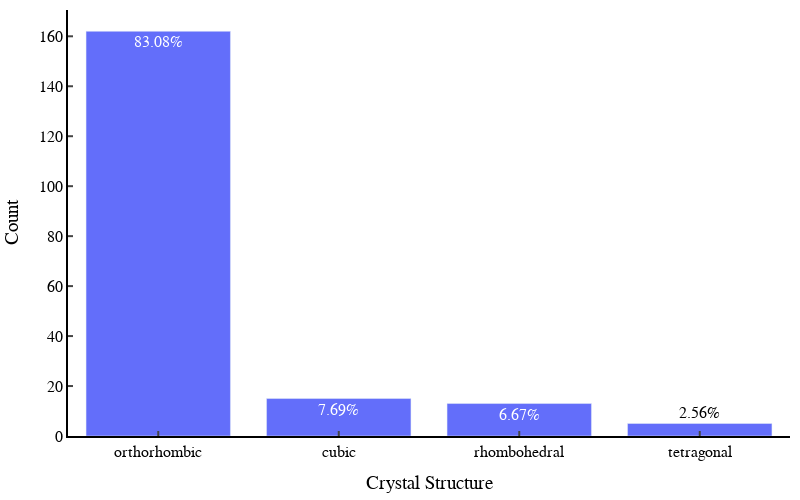

Notebook code for this chart:
### Markdown cell above
False is the amount that has been calculated using DFT calculations where as true is measured

In literature data is small but could be interesting to explore?

### Code cell
in_lit = dft_df[dft_df["In literature"] == True]

precentages = in_lit["Lowest distortion"].value_counts()/len(in_lit["Lowest distortion"])*100
# Create a bar plot
data = [go.Bar(x=in_lit["Lowest distortion"].value_counts().index,
               y=in_lit["Lowest distortion"].value_counts().values,
               text= [f'{x:.2f}%' for x in precentages],
               textposition='auto')]


# Create the layout
layout = go.Layout(xaxis=dict(title="Crystal Structure", showline=True, linewidth=2, linecolor='black',
                              ticks='inside', tickwidth=2, ticklen=5),
                   yaxis=dict(title="Count", showline=True, linewidth=2, linecolor='black',
                              ticks='inside', tickwidth=2, ticklen=5), 
                   width=800,
                   height=500,
                   plot_bgcolor='white',
                   paper_bgcolor='white', 
                   font=dict(family='Helvetica', size=16, color='black'),
                   margin=dict(l=10, r=10, b=10, t=10))

# Create the figure
fig = go.Figure(data=data, layout=layout)

# Show the figure
fig.show()

### Figure 1 — Plotly figure (JSON) as saved in the notebook; plotly's stock layout.template omitted (floating-point values rounded to 4 significant figures)
{"data": [{"text": ["83.08%", "7.69%", "6.67%", "2.56%"], "textposition": "auto", "type": "bar", "x": ["orthorhombic", "cubic", "rhombohedral", "tetragonal"], "y": [162, 15, 13, 5]}], "layout": {"font": {"color": "black", "family": "Helvetica", "size": 16}, "height": 500, "margin": {"b": 10, "l": 10, "r": 10, "t": 10}, "paper_bgcolor": "white", "plot_bgcolor": "white", "width": 800, "xaxis": {"linecolor": "black", "linewidth": 2, "showline": true, "ticklen": 5, "ticks": "inside", "tickwidth": 2, "title": {"text": "Crystal Structure"}}, "yaxis": {"linecolor": "black", "linewidth": 2, "showline": true, "ticklen": 5, "ticks": "inside", "tickwidth": 2, "title": {"text": "Count"}}}}
